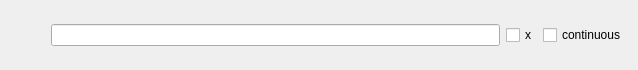
<?xml version="1.0" encoding="UTF-8"?>
<ui version="4.0">
 <class>GraphLineSetting</class>
 <widget class="QWidget" name="GraphLineSetting">
  <property name="geometry">
   <rect>
    <x>0</x>
    <y>0</y>
    <width>638</width>
    <height>70</height>
   </rect>
  </property>
  <property name="minimumSize">
   <size>
    <width>0</width>
    <height>50</height>
   </size>
  </property>
  <property name="windowTitle">
   <string>Form</string>
  </property>
  <layout class="QHBoxLayout" name="horizontalLayout">
   <item>
    <spacer name="horizontalSpacer">
     <property name="orientation">
      <enum>Qt::Horizontal</enum>
     </property>
     <property name="sizeType">
      <enum>QSizePolicy::Preferred</enum>
     </property>
     <property name="sizeHint" stdset="0">
      <size>
       <width>40</width>
       <height>20</height>
      </size>
     </property>
    </spacer>
   </item>
   <item>
    <widget class="QLineEdit" name="name"/>
   </item>
   <item>
    <widget class="QCheckBox" name="isX">
     <property name="text">
      <string>x</string>
     </property>
    </widget>
   </item>
   <item>
    <widget class="QCheckBox" name="continuous">
     <property name="text">
      <string>continuous</string>
     </property>
    </widget>
   </item>
  </layout>
 </widget>
 <resources/>
 <connections/>
</ui>
